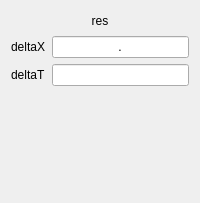
<?xml version="1.0" encoding="UTF-8"?>
<ui version="4.0">
 <class>ControlWidget</class>
 <widget class="QWidget" name="ControlWidget">
  <property name="geometry">
   <rect>
    <x>0</x>
    <y>0</y>
    <width>200</width>
    <height>203</height>
   </rect>
  </property>
  <property name="minimumSize">
   <size>
    <width>200</width>
    <height>200</height>
   </size>
  </property>
  <property name="windowTitle">
   <string>Form</string>
  </property>
  <layout class="QGridLayout" name="gridLayout">
   <item row="1" column="0">
    <widget class="QLabel" name="label_2">
     <property name="text">
      <string>deltaX</string>
     </property>
    </widget>
   </item>
   <item row="1" column="1">
    <widget class="QLineEdit" name="deltaX">
     <property name="inputMethodHints">
      <set>Qt::ImhPreferNumbers</set>
     </property>
     <property name="inputMask">
      <string>9.9</string>
     </property>
     <property name="alignment">
      <set>Qt::AlignCenter</set>
     </property>
    </widget>
   </item>
   <item row="2" column="0">
    <widget class="QLabel" name="label_3">
     <property name="text">
      <string>deltaT</string>
     </property>
    </widget>
   </item>
   <item row="2" column="1">
    <widget class="QLineEdit" name="deltaT">
     <property name="inputMethodHints">
      <set>Qt::ImhPreferNumbers</set>
     </property>
     <property name="inputMask">
      <string/>
     </property>
     <property name="text">
      <string/>
     </property>
     <property name="maxLength">
      <number>3</number>
     </property>
     <property name="alignment">
      <set>Qt::AlignCenter</set>
     </property>
    </widget>
   </item>
   <item row="0" column="0" colspan="2">
    <widget class="QLabel" name="fullExpression">
     <property name="text">
      <string>res</string>
     </property>
     <property name="alignment">
      <set>Qt::AlignCenter</set>
     </property>
    </widget>
   </item>
   <item row="3" column="0" colspan="2">
    <widget class="QWidget" name="qrcodeWidget" native="true">
     <property name="minimumSize">
      <size>
       <width>100</width>
       <height>100</height>
      </size>
     </property>
    </widget>
   </item>
  </layout>
 </widget>
 <resources/>
 <connections/>
</ui>
